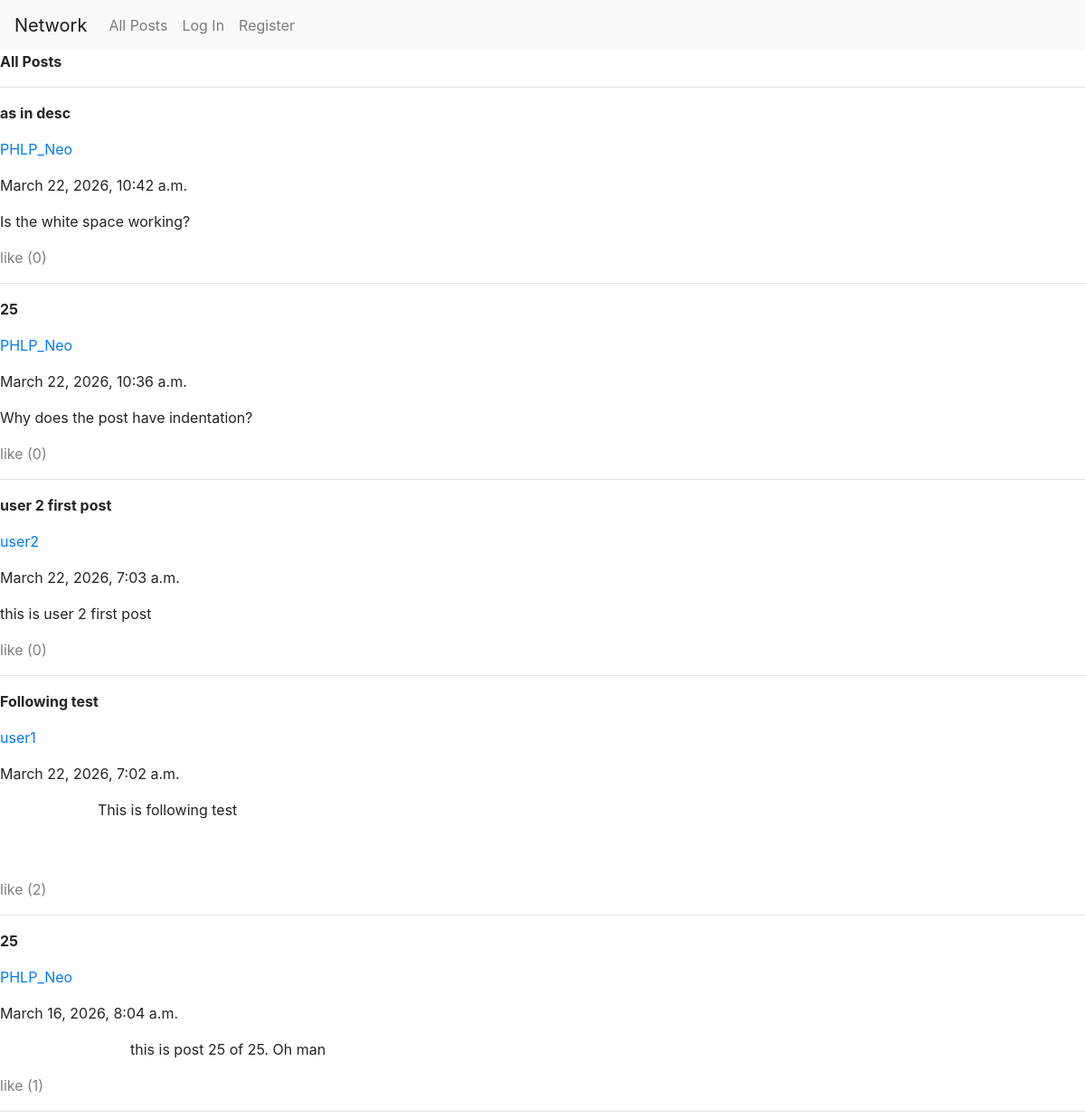
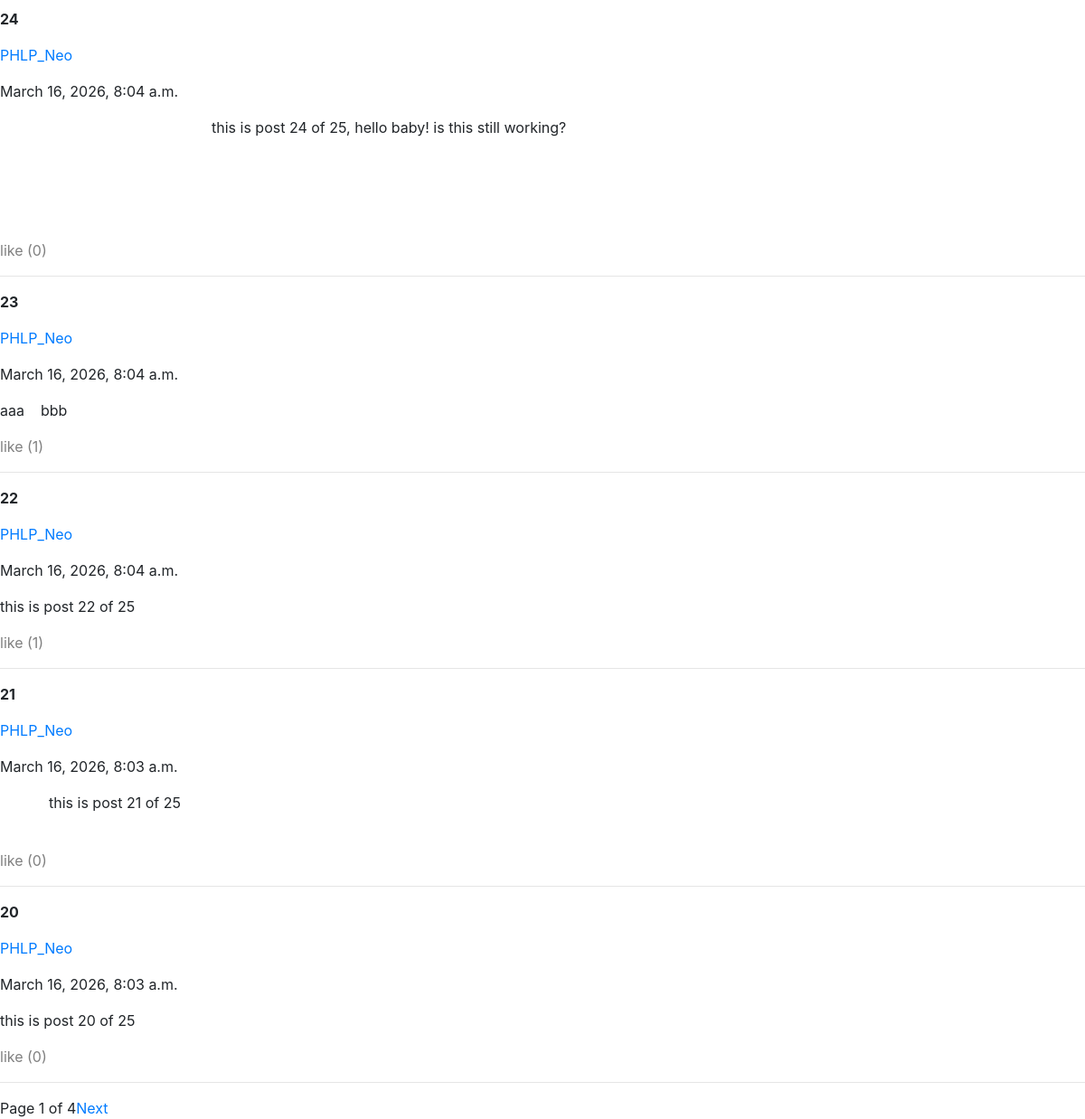
The page / on the database its author committed (2 pictures, top to bottom).
### network/models.py (models this page shows, shortened)
class Post_listing(models.Model):
    title = models.CharField(max_length=64)
    body = models.TextField()
    owner = models.ForeignKey("User", related_name='owner_post', on_delete=models.CASCADE)
    timestamp = models.DateTimeField(auto_now_add=True)
    likes = models.IntegerField()
    liked_person = models.ManyToManyField("User", related_name="like_received")

class User(AbstractUser):
    following = models.ManyToManyField("User", related_name="followed_by")

### network/views.py (the view)
# urls.py: path("", views.index, name="index"),
def index(request):
    all_post = Post_listing.objects.all().order_by("-timestamp")
    p = Paginator(all_post, 10)
    page_no = request.GET.get("page")
    current_page = p.get_page(page_no)
    return render(request, "network/index.html",{
        "Posts":current_page
    })

### network/templates/network/index.html (shortened to what this page needs)
{% extends "network/layout.html" %}
{% block body %}
    <b><p>All Posts</p></b>
        <hr>
        {% for post in Posts %}
            <p><b>{{post.title}}</b></p>
            <p><a href="{% url 'userstats' post.owner.id %}">{{post.owner}}</a></p>
            <p>{{post.timestamp}}</p>
            <p class="post-content" data-post-id="{{ post.id }}">{{post.body}}</p>
            <a href="#" class="like_button {% if user in post.liked_person.all %}liked{% endif %}" data-post-id="{{ post.id }}" >
                like ({{ post.likes }})
            </a>
            <hr>
        {% empty %}
            <p>No Post</p>
            <hr>
        {%endfor%}
        <div class="pagination">
            <span>Page {{ Posts.number }} of {{ Posts.paginator.num_pages }}</span>
            {% if Posts.has_next %}
            <a href="?page={{ Posts.next_page_number }}">Next</a>
            {% endif %}
        </div>
{% endblock %}

### network/static/network/styles.css (style rules this page uses)
.like_button { color: gray; }
.post-content { white-space: pre-wrap; }

### rows shown on the page
Post_listing: title "as in desc", owner "PHLP_Neo", timestamp "March 22, 2026, 10:42 a.m.", body "Is the white space working?", likes "0"
Post_listing: title "25", owner "PHLP_Neo", timestamp "March 22, 2026, 10:36 a.m.", body "Why does the post have indentation?", likes "0"
Post_listing: title "user 2 first post", owner "user2", timestamp "March 22, 2026, 7:03 a.m.", body "this is user 2 first post", likes "0"
Post_listing: title "Following test", owner "user1", timestamp "March 22, 2026, 7:02 a.m.", body "This is following test", likes "2"
Post_listing: title "25", owner "PHLP_Neo", timestamp "March 16, 2026, 8:04 a.m.", body "this is post 25 of 25. Oh man", likes "1"
Post_listing: title "24", owner "PHLP_Neo", timestamp "March 16, 2026, 8:04 a.m.", body "this is post 24 of 25, hello baby! is this still working?", likes "0"
Post_listing: title "23", owner "PHLP_Neo", timestamp "March 16, 2026, 8:04 a.m.", body "aaa bbb", likes "1"
Post_listing: title "22", owner "PHLP_Neo", timestamp "March 16, 2026, 8:04 a.m.", body "this is post 22 of 25", likes "1"
Post_listing: title "21", owner "PHLP_Neo", timestamp "March 16, 2026, 8:03 a.m.", body "this is post 21 of 25", likes "0"
Post_listing: title "20", owner "PHLP_Neo", timestamp "March 16, 2026, 8:03 a.m.", body "this is post 20 of 25", likes "0"

### other values the page prints
{{ Posts.number }} "1"
{{ Posts.paginator.num_pages }} "4"
